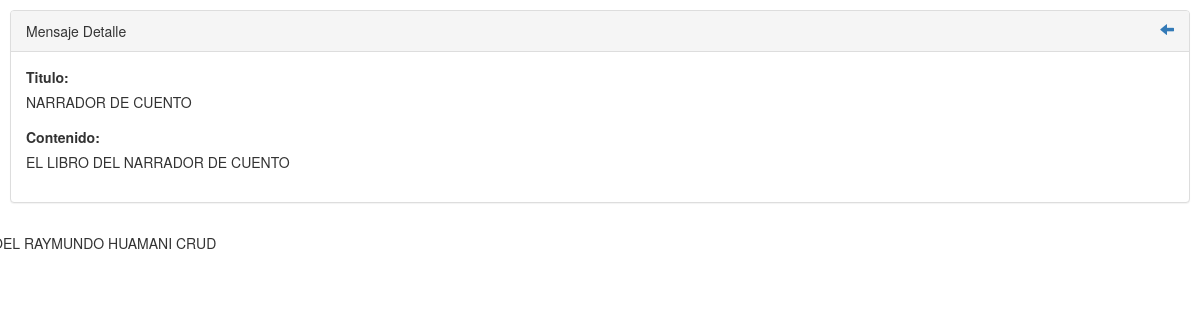
The page /index.php/mensajes/ver/1 on the database its author committed.
### tables this page shows
CREATE TABLE IF NOT EXISTS `mensajes` (
  `id` int(11) NOT NULL AUTO_INCREMENT,
  `titulo` varchar(100) NOT NULL,
  `contenido` text,
  PRIMARY KEY (`id`)
);

### application/controllers/Mensajes.php (called while the page is built, shortened)
<?php if ( ! defined('BASEPATH')) exit('No direct script access allowed');
class Mensajes extends CI_Controller {
    function __construct() {
        $this->load->helper('form');
		$this->load->library('form_validation');
		$this->load->model('mensaje');
    }
	public function ver($id){
		$data = array();
		if(!empty($id)){
			$data['mensaje'] = $this->mensaje->getRows($id);
			$data['titulo'] = $data['mensaje']['titulo'];
			$this->load->view('templates/header', $data);
			$this->load->view('mensajes/ver', $data);
			$this->load->view('templates/footer');
		}else{
			redirect('/mensajes');
		}
	}
}

### index.php (called while the page is built, shortened)
<?php
require_once BASEPATH.'core/CodeIgniter.php';

### application/models/Mensaje.php (called while the page is built, shortened)
<?php if ( ! defined('BASEPATH')) exit('No direct script access allowed');
class Mensaje extends CI_Model{
    function getRows($id = ""){
		if(!empty($id)){
			$query = $this->db->get_where('mensajes', array('id' => $id));
			return $query->row_array();
		}else{
			$query = $this->db->get('mensajes');
            return $query->result_array();
		}
    }
}

### application/views/mensajes/ver.php (the view)
<div class="container">
	<div class="row">
        <div class="panel panel-default">
            <div class="panel-heading">Mensaje Detalle <a href="<?php echo site_url('mensajes/'); ?>" class="glyphicon glyphicon-arrow-left pull-right"></a></div>
            <div class="panel-body">
				<div class="form-group">
					<label>Titulo:</label>
					<p><?php echo !empty($mensaje['titulo'])?$mensaje['titulo']:''; ?></p>
				</div>
				<div class="form-group">
					<label>Contenido:</label>
					<p><?php echo !empty($mensaje['contenido'])?$mensaje['contenido']:''; ?></p>
				</div>
            </div>
        </div>
    </div>
</div>

### application/views/templates/header.php (style rules this page uses)
.container { padding: 10px; }

### rows shown on the page
mensajes: titulo "NARRADOR DE CUENTO", contenido "EL LIBRO DEL NARRADOR DE CUENTO"
